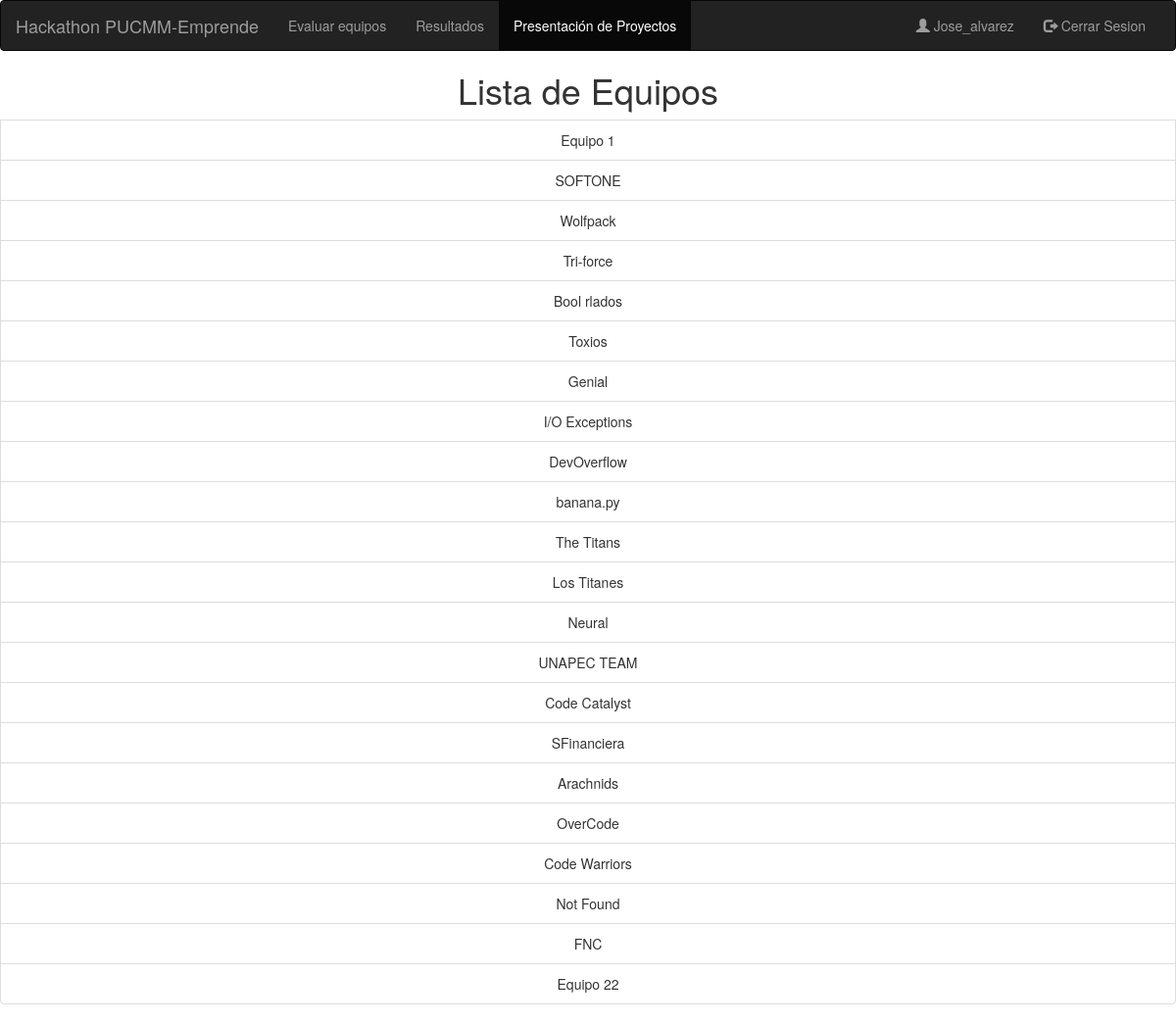
The page /presentacion-equipos (signed in) on the database its author committed.
### evaluacion/models.py (models this page shows, shortened)
class Equipo(models.Model):
    nombre = models.CharField(max_length=15, null=False, blank=False)
    puntuacion = models.IntegerField(default=0)
    habilitado = models.BooleanField(null=False, default=True)

### evaluacion/views.py (the view)
# urls.py: path('presentacion-equipos', PresentacionEquiposList.as_view(), name='equipos-puntuacion'),
class PresentacionEquiposList(LoginRequiredMixin, ListView):
    login_url = settings.LOGIN_URL
    model = Equipo
    paginator_class = ShuffledPaginator
    template_name = 'lista-presentacion.html'

### evaluacion/templates/lista-presentacion.html (shortened to what this page needs)
<html>
{% load bootstrap3 %}
    {% bootstrap_css %}
<body>
{% block navbar %}
    <nav class="navbar navbar-inverse">
        <div class="container-fluid">
            <div class="navbar-header">
                <a class="navbar-brand">Hackathon PUCMM-Emprende</a>
            </div>
            <div class="collapse navbar-collapse" id="myNavbar">
                <ul class="nav navbar-nav">
                    <li><a href="/equipos-evaluar">Evaluar equipos</a></li>
                    <li><a href="/resultados">Resultados</a></li>
                    <li class="active"><a href="/presentacion-equipos">Presentación de Proyectos</a></li>
                </ul>
                <ul class="nav navbar-nav navbar-right">
                    <li><a href="#"><span class="glyphicon glyphicon-user"></span> {{ user.get_username | capfirst }}
                    </a></li>
                    <li><a href="/logout"><span class="glyphicon glyphicon-log-out"></span> Cerrar Sesion</a></li>
                </ul>
            </div>
        </div>
    </nav>
{% endblock %}
{% block content %}
    <div class="list-group">
        <h1 class="text-center">Lista de Equipos</h1>
        {% if object_list %}
            {% for e in object_list %}
                <p class="text-center list-group-item list-group-item-action">{{ e.nombre }}</p>
            {% endfor %}
        {% else %}
            <h2 class="text-center">TODOS LOS EQUIPOS EVALUADOS</h2>
        {% endif %}
    </div>
{% endblock %}
</body>
</html>

### rows shown on the page
Equipo: nombre "Equipo 1"
Equipo: nombre "SOFTONE"
Equipo: nombre "Wolfpack"
Equipo: nombre "Tri-force"
Equipo: nombre "Bool rlados"
Equipo: nombre "Toxios"
Equipo: nombre "Genial"
Equipo: nombre "I/O Exceptions"
Equipo: nombre "DevOverflow"
Equipo: nombre "banana.py"
Equipo: nombre "The Titans"
Equipo: nombre "Los Titanes"
Equipo: nombre "Neural"
Equipo: nombre "UNAPEC TEAM"
Equipo: nombre "Code Catalyst"
Equipo: nombre "SFinanciera"
Equipo: nombre "Arachnids"
Equipo: nombre "OverCode"
Equipo: nombre "Code Warriors"
Equipo: nombre "Not Found"
Equipo: nombre "FNC"
Equipo: nombre "Equipo 22"

### other values the page prints
{{ user.get_username | capfirst }} "Jose_alvarez"
